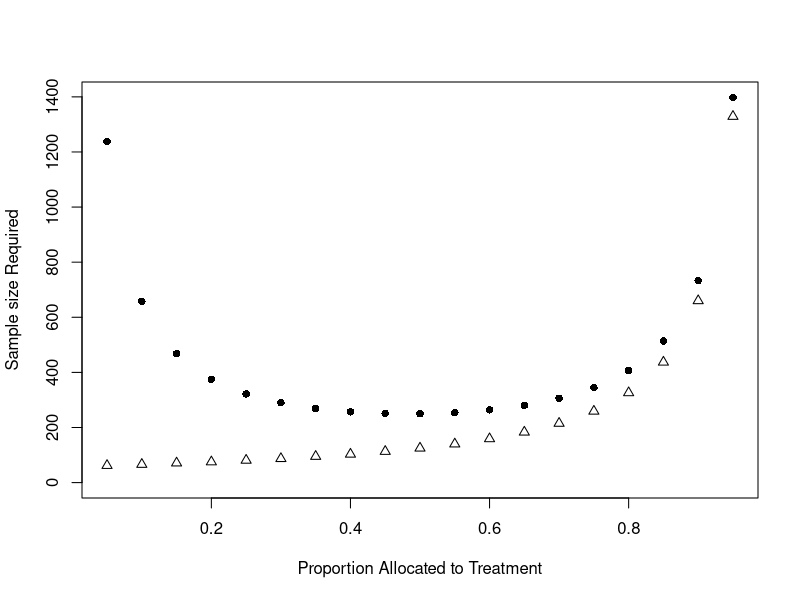

Here is the R script that generated this plot:
# Power calculations

# Power and sample size calculations based on the unadjusted Cox regression model 
# (equivalent to log-rank test) for unequal groups, as presented in 
# Schoenfeld (1983). Similar calculations can also be done by using 
# https://sample-size.net/sample-size-survival-analysis/.
# Inputs:
#   alpha: Proportion specifying Type I error
#   beta: Proportion specifying Type II error, equal to 1 - power
#   q_treat: Proportion allocated to treatment
#   tau: Maximum anticipated follow-up time, in same units as `phi`, `mu_0`, or 
#     `med_0`
#   phi: Hazard ratio. Optional (see details). Default is `NULL`.
#   lambda_0: Hazard function in the control group. Optional (see details). 
#     Default is `NULL`.
#   mu_0: Mean survival time in the control group, in same units as `tau`.
#     Optional (see details). Default is `NULL`.
#   med_0: Median survival time in the control group, in same units as `tau`.
#     Optional (see details). Default is `NULL`.
#   lambda_1: Hazard function in the treatment group. Optional (see details). 
#     Default is `NULL`.
#   mu_1: Mean survival time in the treatment group, in same units as `tau`.
#     Optional (see details). Default is `NULL`.
#   med_1: Median survival time in the treatment group, in same units as `tau`.
#     Optional (see details). Default is `NULL`.
#   print_output: Boolean specifying whether output should be printed. Default 
#     is `TRUE`.
# Outputs: List containing the following:
#   d: Number of events needed
#   n: Sample size required 
#   n_treat: Sample size required for the treatment group
# Details:
#   One of `lambda_0`, `mu_0`, or `med_0` must be specified to characterize the 
#     baseline event rate in the control group. In addition, either `phi` or 
#     one of `lambda_1`, `mu_1`, or `med_1` must be specified to characterize 
#     the event rate in the treatment group. 
get_sample_size_onestep <- function(alpha = 0.05, beta = 0.1, q_treat = 0.5, 
                                    tau, phi = NULL, lambda_0 = NULL, 
                                    mu_0 = NULL, med_0 = NULL, mu_1 = NULL, 
                                    med_1 = NULL, lambda_1 = NULL, 
                                    print_output = TRUE) {
  
  ### Step 0: Calculate hazard ratio assuming exponential distribution
  if (is.null(lambda_0)) {
    if (is.null(mu_0)) {
      if (is.null(med_0)) {
        stop("Either lambda_0, mu_0, or med_0 must be specified.")
      } else {
        lambda_0 <- -log(0.5) / med_0
      }
    } else {
      lambda_0 <- 1 / mu_0 
    }
  }
  
  if (is.null(phi)) {
    if (is.null(lambda_1)) {
      if (is.null(mu_1)) {
        if (is.null(med_1)) {
          stop("Either phi, lambda_1, mu_1, or med_1 must be specified.")
        } else {
          lambda_1 <- -log(0.5) / med_1
        }
      } else {
        lambda_1 <- 1 / mu_1
      }
    } 
    phi <- lambda_1 / lambda_0
  }
  
  ### Step 1: Get number of events needed
  
  # Critical value z-score under the null
  z_crit <- qnorm(1 - (alpha / 2))
  # Critical value z-score under the alternative
  z_power <- qnorm(1 - beta)
  
  # Calculate number of events needed for adequate power
  # Uses Schoenfeld's formula
  numer <- (z_crit + z_power)^2
  denom <- q_treat * (1 - q_treat) * (log(phi)^2)
  
  # Round up for number of events needed
  d <- numer / denom
  
  if (print_output) {
    print(paste0("Number of events needed: ", ceiling(d)))
  }
  
  ### Step 2: Get sample size
  
  # Calculate the sample size needed for adequate power
  denom <- 1 - ((1 - q_treat) * exp(-tau * lambda_0)) - 
    (q_treat * exp(-tau * phi * lambda_0))
  
  # Round up for sample size
  n <- ceiling(d / denom)
  
  if (print_output) {
    print(paste0("Sample size needed: ", n))
  }
  
  ### Additional: Get sample size for treatment group
  n_treat <- ceiling(n * q_treat)
  if (print_output) {
    print(paste0("n_treat: ", n_treat))
  }
  
  return(list(d = d, n = n, n_treat = n_treat))
}


# Try the one-step method test results: YAY it works!
test_n <- get_sample_size_onestep(alpha = 0.05, beta = 0.1,  q_treat = 0.5, 
                                  tau = 33, med_0 = 9, med_1 = 14)

# Examine impact of q_treat
# As q_treat deviates from 0.5, total sample size goes up
# However, n_treat is lowest for smallest q_treat, and increases exponentially 
# as q_treat increases
q_treat_vec <- seq(0.05, 0.95, by = 0.05)
n_vec <- sapply(q_treat_vec, function(x) 
  get_sample_size_onestep(alpha = 0.05, beta = 0.1,  q_treat = x, tau = 33, 
                          med_0 = 9, med_1 = 14, print_output = FALSE)$n)
n_treat_vec <- sapply(q_treat_vec, function(x) 
  get_sample_size_onestep(alpha = 0.05, beta = 0.1,  q_treat = x, tau = 33, 
                          med_0 = 9, med_1 = 14, print_output = FALSE)$n_treat)
plot(q_treat_vec, n_vec, pch = 16, 
     xlab = "Proportion Allocated to Treatment",
     ylab = "Sample size Required",
     ylim = c(0, max(n_vec)))
points(q_treat_vec, n_treat_vec, pch = 2)

### Try with the numbers that we would use

# Type I error
alpha <- 0.05
# Type II error
beta <- 0.2

# Proportion allocated to treatment
q_treat <- 0.15

# Average anticipated follow-up time in years
tau <- 5

# Get sample size for MACE outcomes among very high risk 
# Abrahami et al. (2020) Clin Pharmacol Ther: 
# IR 22.1/1000 PYAR for sulfonylureas w/ CPRD 2009-2013
inc_0 <- 22.1 
# Convert incidence to hazard by dividing by PYAR (okay for rare events)
lambda_0 <- inc_0 / 1000
# Placeholder hazard ratios
phi <- 0.8
n <- get_sample_size_onestep(alpha = alpha, beta = beta, q_treat = q_treat, 
                             tau = tau, lambda_0 = lambda_0, phi = phi)
# 90% power
n <- get_sample_size_onestep(alpha = alpha, beta = 0.1, q_treat = q_treat, 
                             tau = tau, lambda_0 = lambda_0, phi = phi)


# Get sample size for psychiatric hospitalisation outcomes 
# Richards-Belle et al. (2025) plosOne:
# 1-year incidence ranged from 13.3% to 16.1% across treatment arms, estimated 
# from the cumulative incidence function accounting for death as a potential 
# competing risk.
# We will use an average 14.4% for the control arm incidence.
inc_0 <- 0.144
phi <- 0.8
# The hazard can be approximated by the incidence rate, assuming a constant 
# hazard (i.e., Exponential distribution) and a rare event rate
lambda_0 <- inc_0 
n <- get_sample_size_onestep(alpha = alpha, beta = beta, q_treat = q_treat, 
                             tau = tau, lambda_0 = lambda_0, phi = phi)
# Different hazard ratios
n <- get_sample_size_onestep(alpha = alpha, beta = beta, q_treat = q_treat, 
                             tau = tau, lambda_0 = lambda_0, phi = 0.5)
n <- get_sample_size_onestep(alpha = alpha, beta = beta, q_treat = q_treat, 
                             tau = tau, lambda_0 = lambda_0, phi = 1.25)

# Get sample size for incident SMI outcomes
# Prop GLP vs non for those with T2DM
q_treat <- 0.15  # Shapiro et al. (2025)
# Kirkbride et al. (2012) PLOSOne: 31.7 for psychotic disorders
# Lloyd et al., 2018 BJPsych: 1.7 for bipolar disorders
# Rait et al., 2009 BJPsych: Depr 14.0 per 1000 person-years at risk from 1996-2006
# Hardoon et al., 2013 PLOSOne: SMI 46.4 per 100000 PYAR from 2000-2010 age 16-65 
# using UK THIN data
inc_0 <- 46.4  + 1400
# Convert incidence per 100,000 person-years to hazard
lambda_0 <- inc_0 / 100000 
phi <- 0.8
n <- get_sample_size_onestep(alpha = alpha, beta = beta, q_treat = q_treat, 
                             tau = tau, lambda_0 = lambda_0, phi = phi)
# Different hazard ratios
n <- get_sample_size_onestep(alpha = alpha, beta = beta, q_treat = q_treat, 
                             tau = tau, lambda_0 = lambda_0, phi = 0.5)
n <- get_sample_size_onestep(alpha = alpha, beta = beta, q_treat = q_treat, 
                             tau = tau, lambda_0 = lambda_0, phi = 1.2)



get_CI_sampsize <- function(p, g, L, alpha) {
  n <- (qnorm(alpha/2) / L)^2 * p * (1-p) 
  n_geno <- n / (1 - g)
  return(ceiling(n_geno))
}


#================= OLD CODE ====================================================
# 
# # Inputs:
# #   alpha: Type I error
# #   beta: Type II error
# #   phi: Hazard ratio
# #   q_treat: Proportion allocated to treatment 
# get_num_events <- function(alpha, beta, phi, q_treat) {
#   # Critical value z-score under the null
#   z_crit <- qnorm(1 - (alpha / 2))
#   # Critical value z-score under the alternative
#   z_power <- qnorm(1 - beta)
#   
#   # Calculate number of events needed for adequate power
#   # Uses Schoenfeld's formula
#   numer <- (z_crit + z_power)^2
#   denom <- q_treat * (1 - q_treat) * (log(phi)^2)
#   
#   # Round up for number of events needed
#   d <- ceiling(numer / denom)
#   
#   print(paste0("Number of events needed: ", d))
#   
#   return(d)
# }
# 
# # Inputs:
# #   d: Number of events needed, outputted from `get_num_events`
# #   q_treat: Proportion allocated to treatment
# #   tau: Maximum anticipated follow-up time, in same units as hazard
# #   lambda_0: Hazard function in the control group
# #   phi: Hazard ratio
# get_sample_size <- function(d, q_treat, tau, lambda_0 = NULL, phi = NULL) {
#   
#   # Calculate the sample size needed for adequate power
#   denom <- 1 - ((1 - q_treat) * exp(-tau * lambda_0)) - 
#     (q_treat * exp(-tau * phi * lambda_0))
#   
#   # Round up for sample size
#   n <- ceiling(d / denom)
#   
#   print(paste0("Sample size needed: ", n))
#   
#   return(n)
# }
# 
# # Type I error
# alpha <- 0.05
# # Type II error
# beta <- 0.2
# 
# # Proportion allocated to treatment
# q_treat <- 0.5
# 
# # Calculate values for hazard ratio, phi
# # Mean survival time in months for control group
# mu_0 <- 12 
# # Mean survival time in months for treatment group
# mu_1 <- 24
# # Calculate control hazard and hazard ratio assuming exponential distribution
# lambda_0 <- 1 / mu_0 
# phi <- mu_0 / mu_1
# 
# # Follow-up time in months
# tau <- 24
# 
# d <- get_num_events(alpha = alpha, beta = beta, phi = phi, q_treat = q_treat)
# n <- get_sample_size(d = d, q_treat = q_treat, tau = tau, lambda_0 = lambda_0, 
#                      phi = phi)
# 
# # Test same results as lecture slides Example #2 on p247. Works but rounded up 1
# d <- get_num_events(alpha = 0.05, beta = 0.1, phi = 9/14, q_treat = 0.5)
# test_n <- get_sample_size(d = d, q_treat = 0.5, tau = 33, lambda_0 = 0.0770, 
#                           phi = 9/14)
# 
# 
